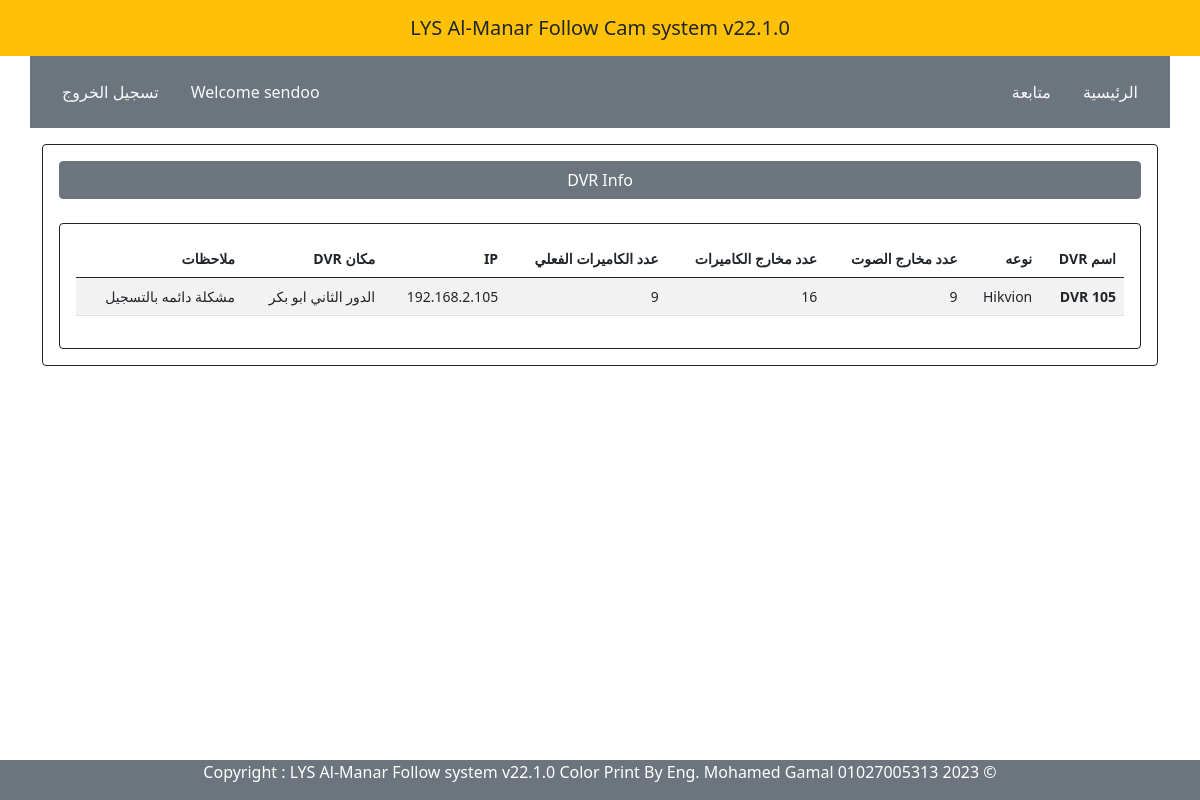
The page /follow/about_dvr/1/ (signed in) on the database its author committed.
### follow/models.py (models this page shows, shortened)
class DVR_info(models.Model):
    dvr             = models.OneToOneField(Add_DVR, on_delete=models.CASCADE )
    dvr_typ         = models.CharField("نوعه", max_length=30, null=True, blank=True)
    drv_mic         = models.CharField("عدد المايك", max_length=30, null=True, blank=True)
    dvr_ports       = models.CharField("عدد المخارج", max_length=30, null=True, blank=True)
    dvr_cam_connect = models.CharField("عدد الكاميرات", max_length=30, null=True, blank=True)
    dvr_cam_place   = models.CharField("مكانه دور ومبني", max_length=30, null=True, blank=True)
    dvr_ip          = models.CharField("IP", max_length=30, null=True, blank=True)
    dvr_notes       = models.TextField("ملاحظات", max_length=30, null=True, blank=True)

class Add_DVR(models.Model):
    name            = models.CharField(max_length=30, null=True, blank=True)
    floor           = models.CharField(max_length=30, null=True, blank=True)
    ips             = models.CharField(max_length=30, null=True, blank=True)
    ports           = models.CharField(max_length=30, null=True, blank=True)
    build           = models.ForeignKey('Building',on_delete=models.CASCADE)
    def __str__(self):
        if not self.name:
            return ""
        return str(self.name)

### follow/views.py (the view)
# urls.py: path('about_dvr/<int:id>/', views.about_dvr , name='about_dvr'),
@login_required(login_url='user-login')
@cache_control(no_cache=True, must_revalidate=True, no_store=True)
def about_dvr(request, id):
    about_dvr = get_object_or_404(DVR_info, id=id)
    context = {
        'about_dvr' : about_dvr,
        }
    return render(request, 'follow/about_dvr.html' , context)

### templates/follow/about_dvr.html (shortened to what this page needs)
{% extends 'parties/base.html' %}
{% load crispy_forms_tags %}
{% block content %}
<div class="container mt-3" style='width: 95%; font-size: 14px'>
  <div class="card border-dark p-3">
    <span class="btn btn-secondary mb-4" style="cursor: default">
      DVR Info
    </span>
    <div class="card border-dark p-3">
  <table class="table table-striped table-hover">
    <thead>
      <tr>
        <th scope="col">اسم DVR</th>
        <th scope="col">نوعه </th>
        <th scope="col">عدد مخارج الصوت</th>
        <th scope="col">عدد مخارج الكاميرات</th>
        <th scope="col">عدد الكاميرات الفعلي</th>
        <th scope="col"> IP </th>
        <th scope="col"> مكان DVR</th>
        <th scope="col">ملاحظات</th>
      </tr>
    </thead>
    <tbody class="table-group-divider">
        <tr>
            <th scope="row">{{ about_dvr.dvr }}</th>
            <td>{{ about_dvr.dvr_typ }}</td>
            <td>{{ about_dvr.drv_mic }}</td>
            <td>{{ about_dvr.dvr_ports }}</td>
            <td>{{ about_dvr.dvr_cam_connect }}</td>
            <td>{{ about_dvr.dvr_ip }}</td>
            <td>{{ about_dvr.dvr_cam_place }}</td>
            <td>{{ about_dvr.dvr_notes }}</td>
        </tr>
    </tbody>
  </table>
</div>
      </div>
</div>
<br >
<br >
<br >
<br >
{% endblock content %}

### templates/parties/topnav.html
<div class="wrapper">
    <header>
      <nav  class="navbar navbar-expand-lg navbar-dark navbar-sm {% block navbar %} bg-warning {% endblock %}">
        <a class="navbar-brand flex-grow-1 text-center small-title text-dark" style="color: #fff; left: 50%; transform: translateX(-50%); position: relative;">
           LYS Al-Manar Follow Cam system v22.1.0
        </a>
      </nav>
    </header>
    {% if user.is_authenticated %}
    <div class="container d-flex  bg-secondary mb-3 p-3">
      <div class="d-flex "><a class="nav-link active  link-light" aria-current="page" href="{% url 'home' %}">الرئيسية</a></div>
      <div class="d-flex ms-auto"><a class="nav-link  link-light" href="{% url 'follow_dvr' %}">متابعة </a></div>
      <div class="d-flex "><a class="nav-link  link-light"> Welcome {{ user.username }}</a></div>
      <div class="d-flex "><a class="nav-link  link-light" href="{% url 'user-logout' %}"> تسجيل الخروج</a></div>
    {% else %}
      <div class="d-flex "><a class="nav-link  link-light" href="{% url 'user-login' %}"> تسجيل الدخول</a></div>
    {% endif %}
    </div>

### rows shown on the page
DVR_info: dvr "DVR 105", dvr_typ "Hikvion", drv_mic "9", dvr_ports "16", dvr_cam_connect "9", dvr_ip "192.168.2.105", dvr_cam_place "الدور الثاني ابو بكر", dvr_notes "مشكلة دائمه بالتسجيل"

### other values the page prints
{{ user.username }} "sendoo"
